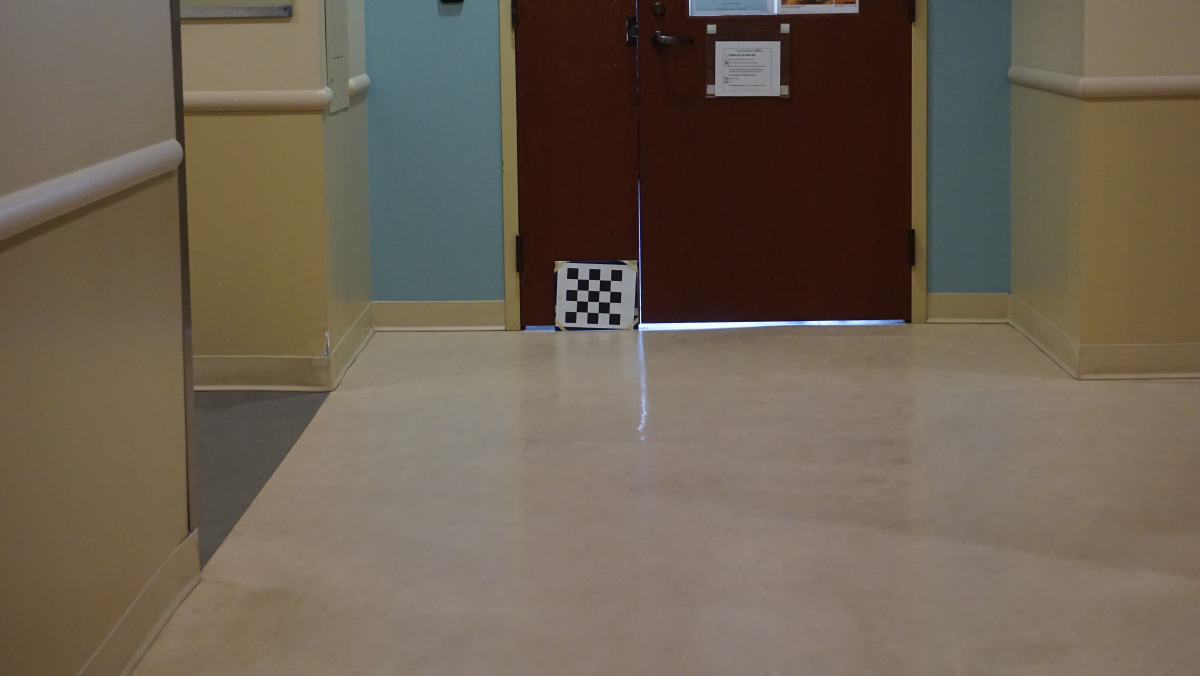
#> input picture grid_sony/hallway-1.JPG, 6000 x 3376 px (shown at 1/5 size); its folder holds only this picture in this run
$ python DetectGrid.py
#> lines starting #> are read from the running program, lines starting #| are printed output that depends on the picture
import cv2 as cv
import numpy as np
import glob

scale = 0.2

#ret, frame = cam.read()
images = glob.glob('./grid_sony/hallway-*.JPG')
for fname in images:
    print(fname)
    frame = cv.imread(fname)
#> frame is the input picture: shape (3376, 6000, 3); mean B, G, R 82.4, 96.6, 108.8

    dim = (int(frame.shape[1] * scale), int(frame.shape[0] * scale))
    print(dim)
#| (1200, 675)

    gray = cv.cvtColor(frame, cv.COLOR_BGR2GRAY)
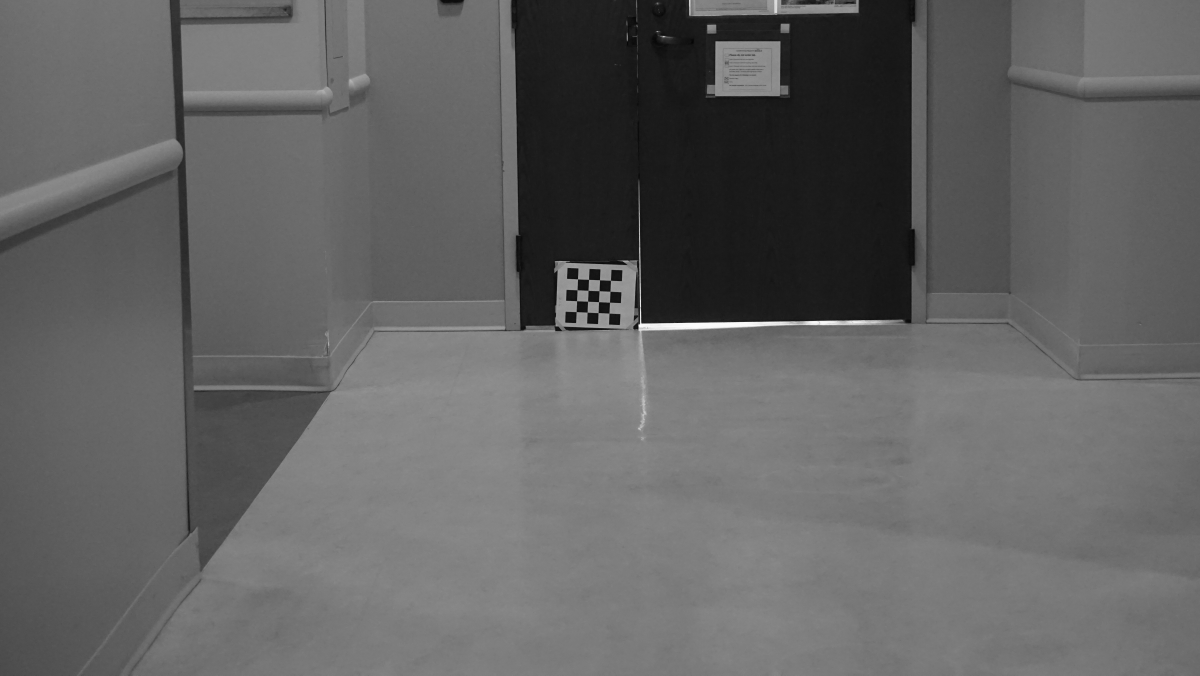
#> gray: shape (3376, 6000) (shown at 1/5 size); min 0, max 254, mean 98.6
    gray = cv.blur(gray, (5,5))

    ret, corners = cv.findChessboardCorners(gray, (4,4), None)
#> ret = True; corners = 16 rows, first 8: [2890, 1396], [2945, 1399.5], [3000, 1401], [3054, 1403], [2887, 1450.5], [2941.9, 1453.5], [2997, 1456.1], [3051.9, 1458]

    if ret:
        cv.drawChessboardCorners(frame, (4,4), corners, ret)
        print('\tfound')

    resized = cv.resize(frame, dim, interpolation = cv.INTER_AREA)
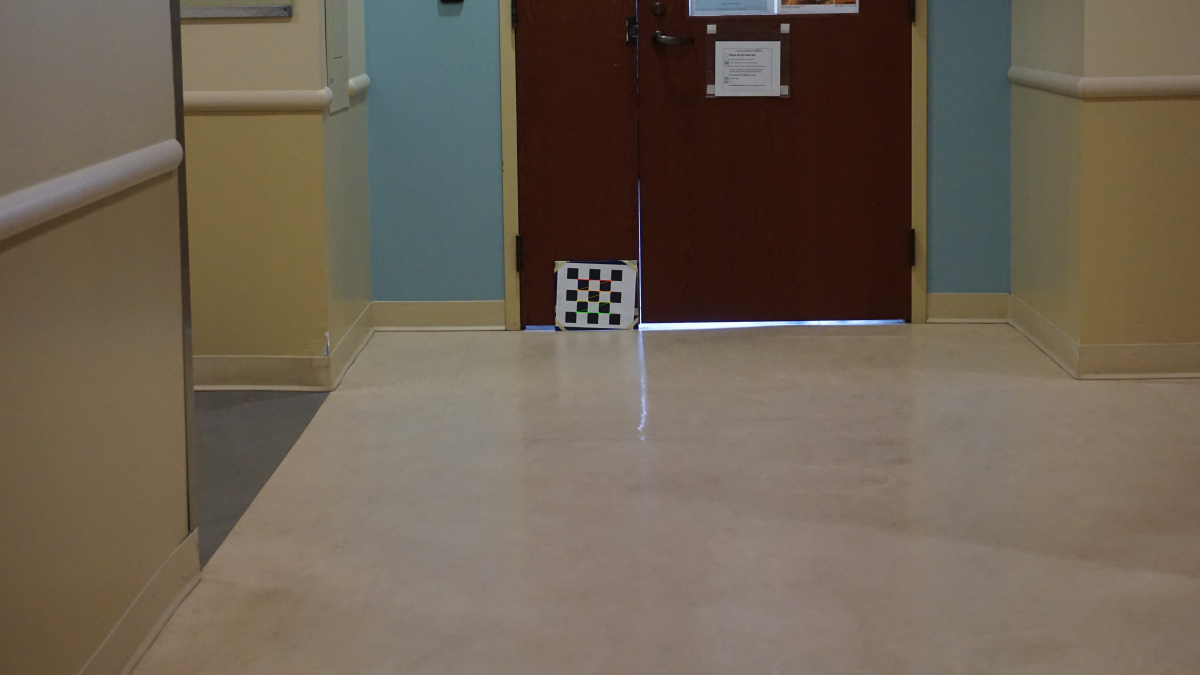
#> resized: shape (675, 1200, 3); mean B, G, R 82.4, 96.6, 108.8
    cv.imshow('Frame', resized)

    k = cv.waitKey(0)
#> (key Esc is pressed here)
    if k == 27:
        break

cv.destroyAllWindows()

$ run again, on grid_sony/hallway-5.JPG
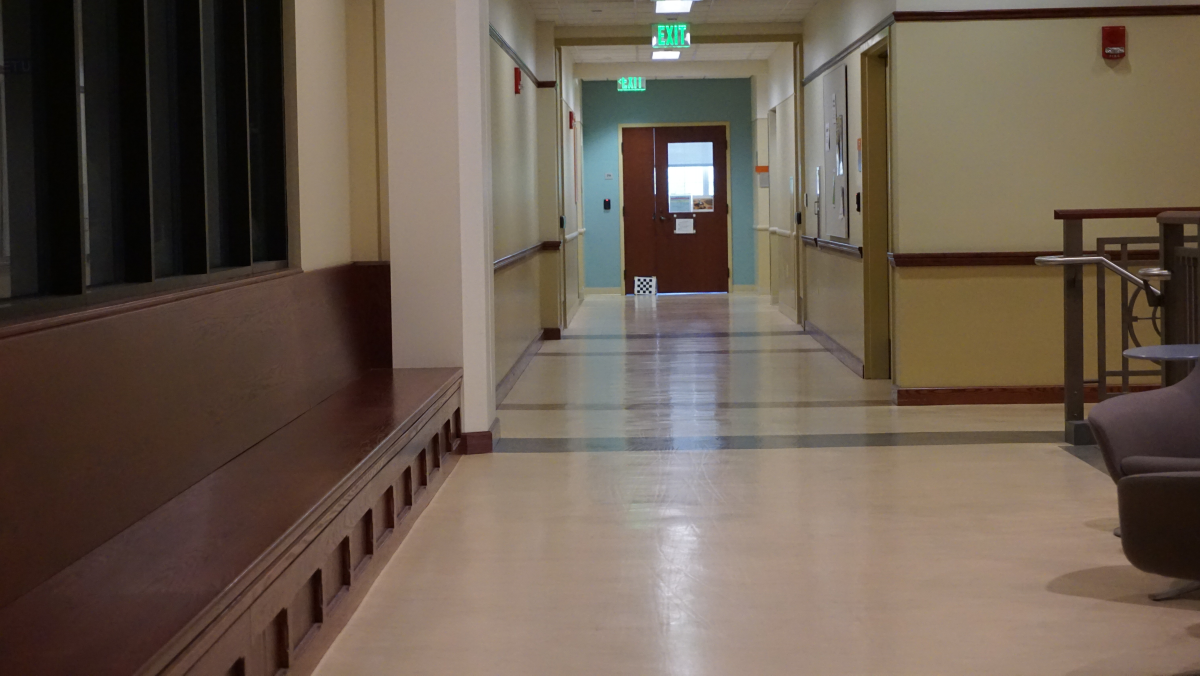
#> input picture grid_sony/hallway-5.JPG, 6000 x 3376 px (shown at 1/5 size)
#> frame is the input picture: shape (3376, 6000, 3); mean B, G, R 79.9, 92.5, 106.6
#| (1200, 675)
#> `gray = cv.cvtColor(frame, cv.COLOR_BGR2GRAY)`:
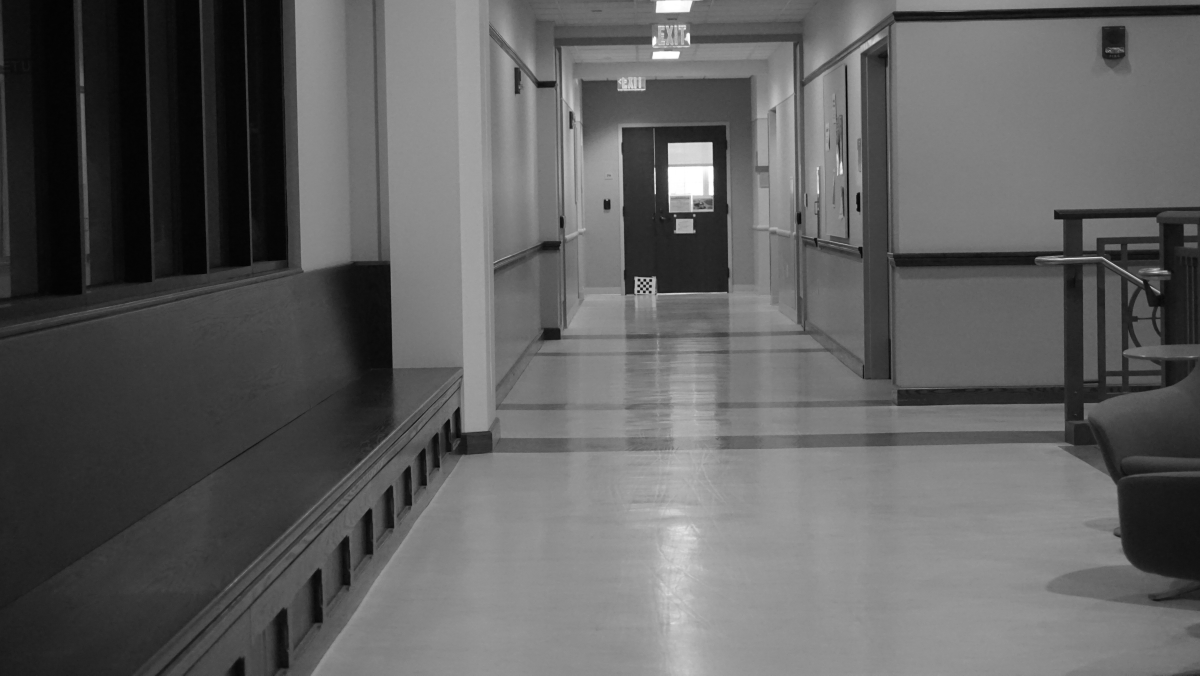
#> gray: shape (3376, 6000) (shown at 1/5 size); min 0, max 255, mean 95.3
#> ret = True; corners = 16 rows, first 8: [3201.5, 1407.5], [3217, 1409], [3231.5, 1407.5], [3246, 1410], [3200, 1421], [3215.1, 1422.9], [3229.7, 1422.6], [3244, 1424]
#> `resized = cv.resize(frame, dim, interpolation = cv.INTER_AREA)`:
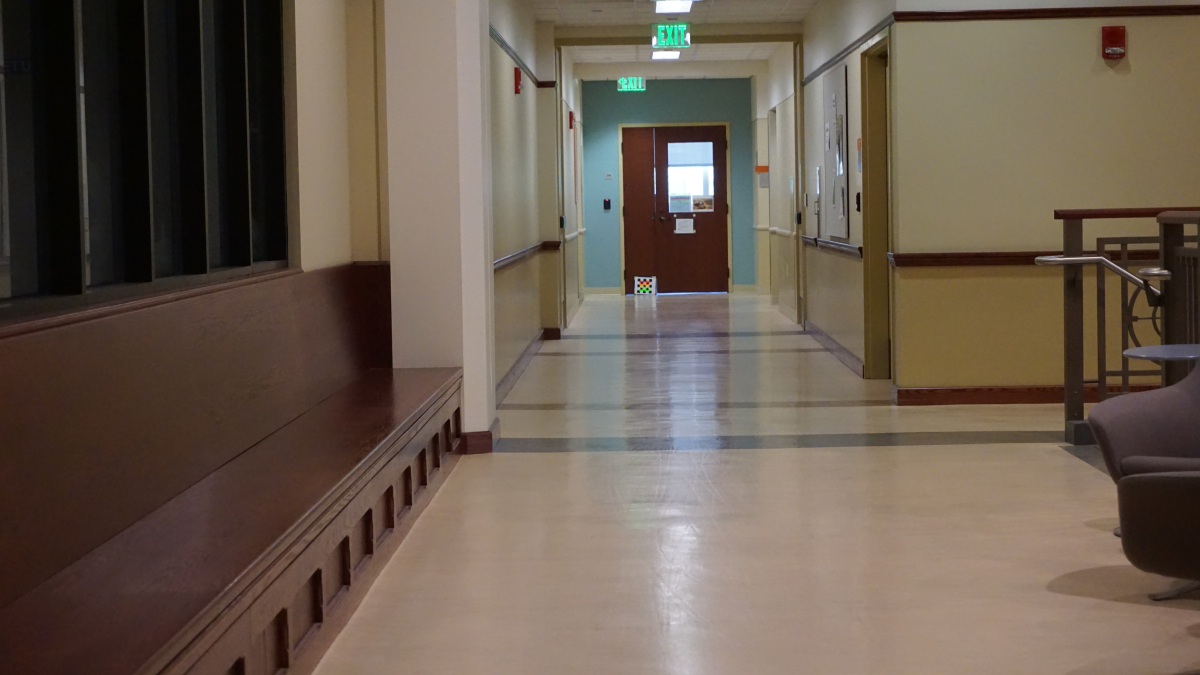
#> resized: shape (675, 1200, 3); mean B, G, R 79.9, 92.5, 106.6

$ run again, on grid_sony/hallway-2.JPG
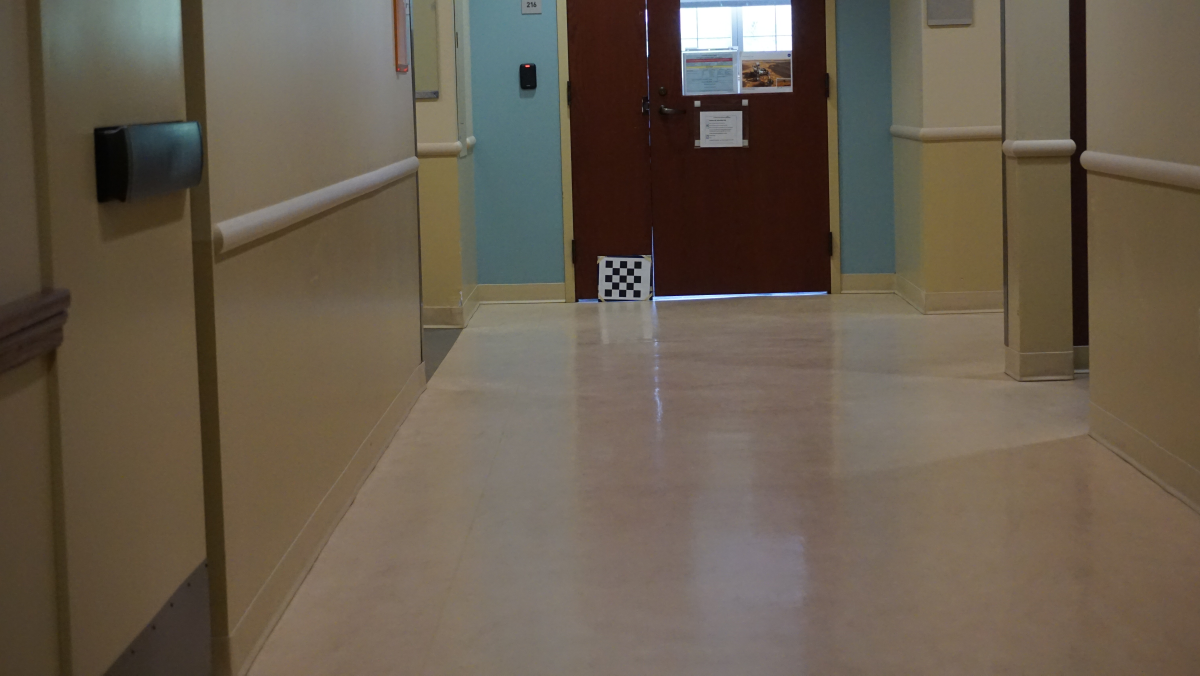
#> input picture grid_sony/hallway-2.JPG, 6000 x 3376 px (shown at 1/5 size)
#> frame is the input picture: shape (3376, 6000, 3); mean B, G, R 78.4, 93, 104.6
#| (1200, 675)
#> `gray = cv.cvtColor(frame, cv.COLOR_BGR2GRAY)`:
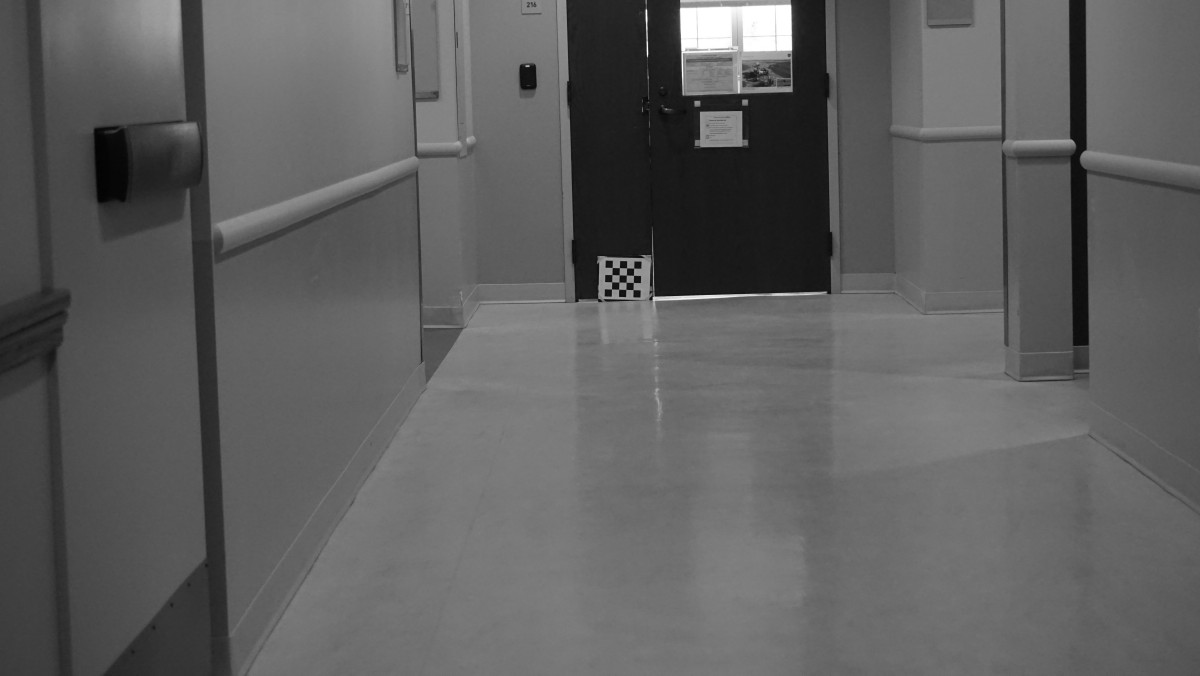
#> gray: shape (3376, 6000) (shown at 1/5 size); min 0, max 255, mean 94.8
#> ret = True; corners = 16 rows, first 8: [3062.5, 1340], [3098.6, 1340], [3134.9, 1341], [3170.5, 1342.6], [3062.5, 1375.5], [3098.5, 1375.5], [3134, 1377], [3169, 1378]
#> `resized = cv.resize(frame, dim, interpolation = cv.INTER_AREA)`:
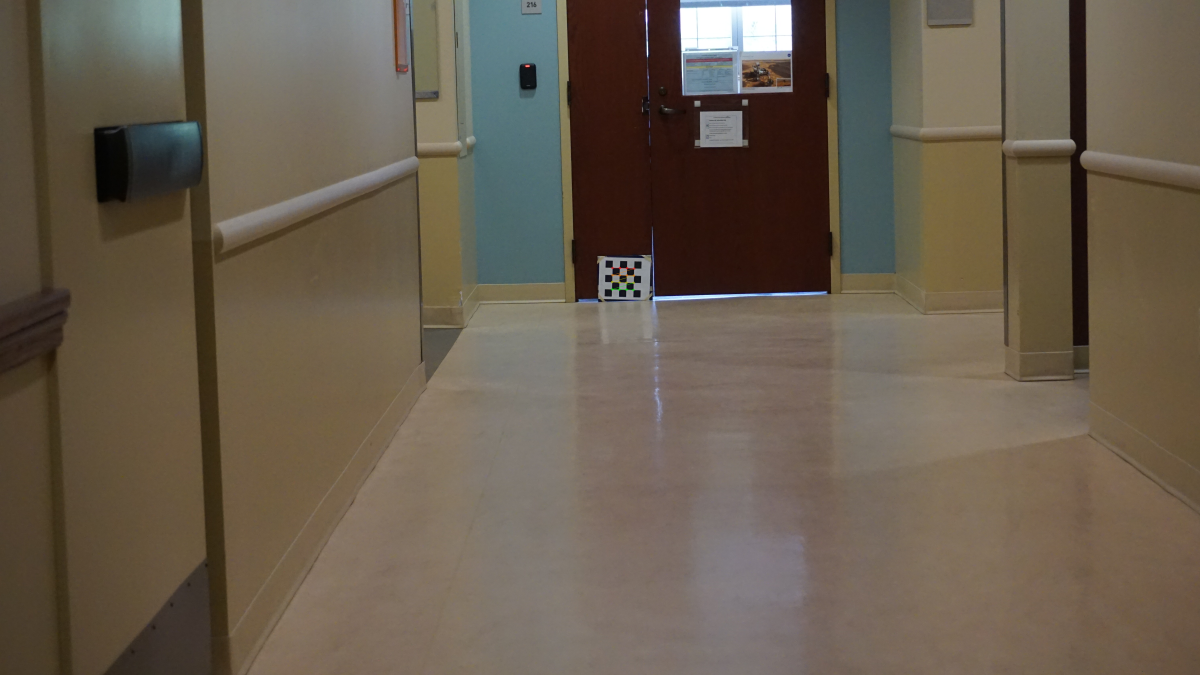
#> resized: shape (675, 1200, 3); mean B, G, R 78.4, 93, 104.7

$ run again, on grid_sony/hallway-3.JPG
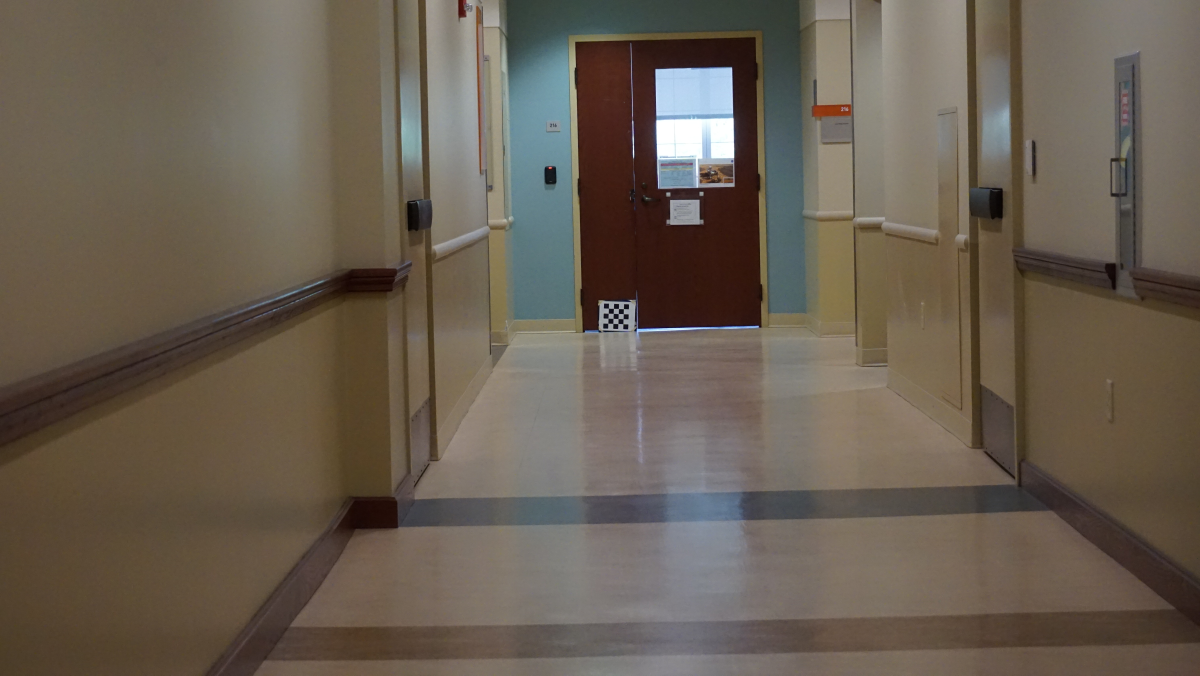
#> input picture grid_sony/hallway-3.JPG, 6000 x 3376 px (shown at 1/5 size)
#> frame is the input picture: shape (3376, 6000, 3); mean B, G, R 81.7, 94.3, 105
#| (1200, 675)
#> `gray = cv.cvtColor(frame, cv.COLOR_BGR2GRAY)`:
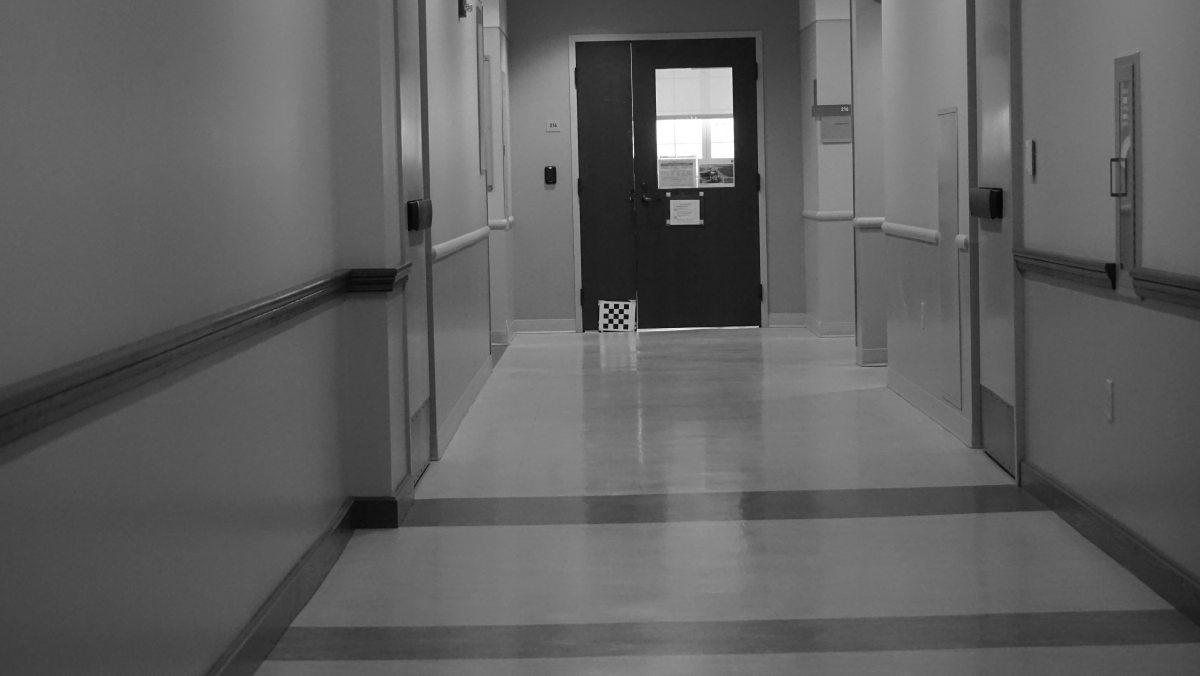
#> gray: shape (3376, 6000) (shown at 1/5 size); min 1, max 255, mean 96
#> ret = True; corners = 16 rows, first 8: [3043, 1543], [3068.4, 1543], [3093, 1545], [3118.5, 1545], [3043.5, 1568], [3069.1, 1569.6], [3093, 1569.6], [3119, 1569.9]
#> `resized = cv.resize(frame, dim, interpolation = cv.INTER_AREA)`:
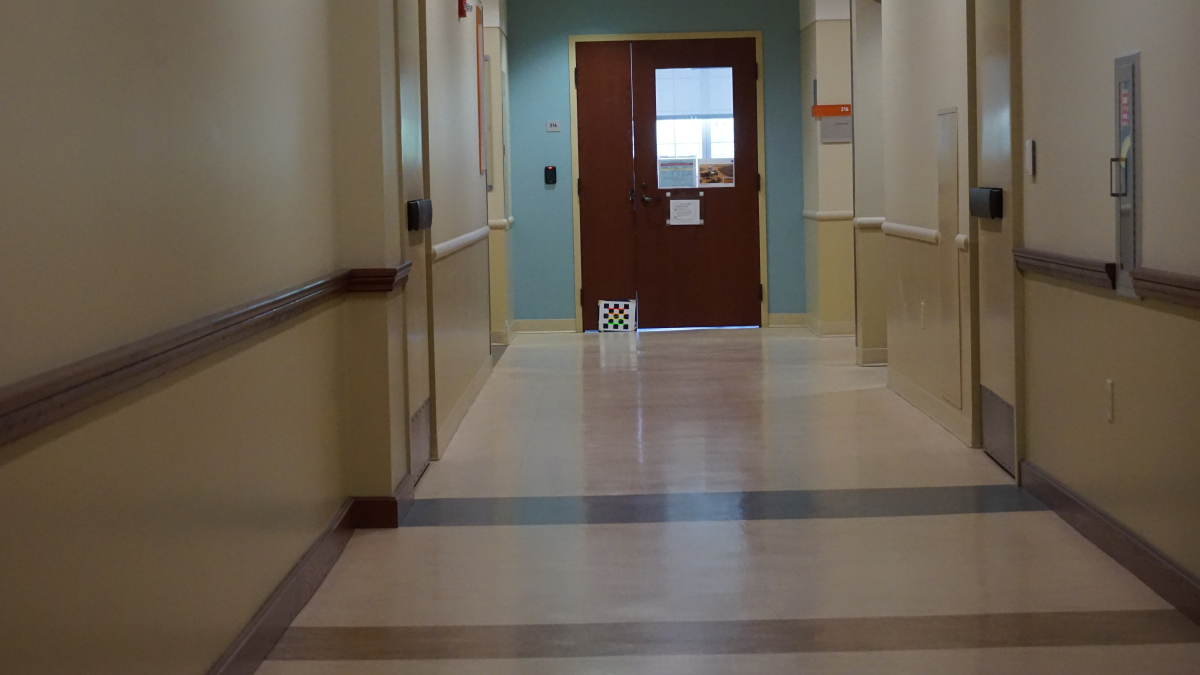
#> resized: shape (675, 1200, 3); mean B, G, R 81.6, 94.3, 105
